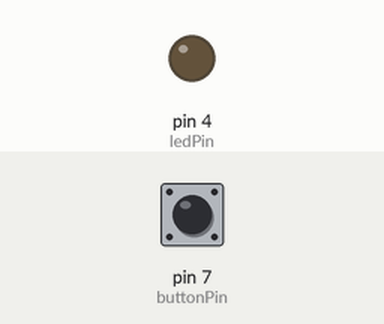
Recording of a sketch running on a simulated Arduino Uno, built with avr-gcc and run on an emulated ATmega328P. Parts: output pins drawn as LEDs (lit = HIGH). Dashed ring = blinking. The test bench sets the inputs (shaded band); at power-on: pin 7 (buttonPin) LOW.

Above: at 3.8 s.
3.9 s: pin 7 (buttonPin) pulled HIGH for 3.2 s
At 4.8 s:
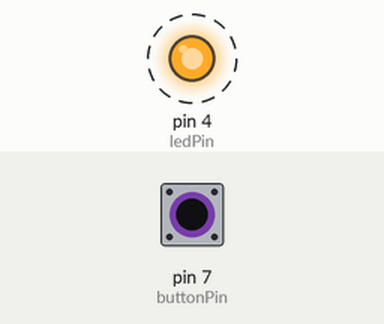
8.6 s: pin 7 (buttonPin) pulled HIGH for 1.3 s
At 10.0 s:
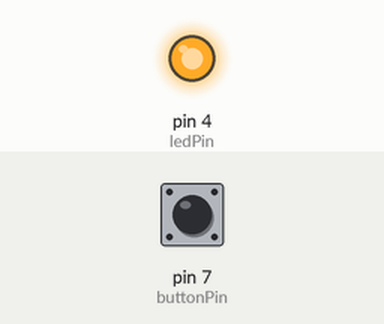
Timing chart, 0 to 11.6 s (numbered marks = the images above; inputs shaded):
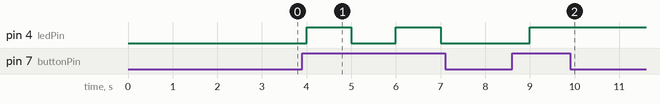

Measured:
- after the input at 3.9 s, pin 4 (ledPin): alternates HIGH for 1.0 s and LOW for 1.0 s, starting after 0.10 s
- after the input at 8.6 s, pin 4 (ledPin): LOW → HIGH after 0.40 s

The sketch:

Class6Assingment2.ino
```cpp
// constants won't change. They're used here to set pin numbers:
const int buttonPin = 7;     // the number of the pushbutton pin
const int ledPin =  4;      // the number of the LED pin

// variables will change:
boolean buttonState = 0;         // variable for reading the pushbutton status

void setup() {
  // initialize the LED pin as an output:
  pinMode(ledPin, OUTPUT);
  // initialize the pushbutton pin as an input:
  pinMode(buttonPin, INPUT);
  Serial.begin(9600);
}

void loop() {
  // read the state of the pushbutton value:

  delay(1000);

  if(digitalRead(buttonPin) == HIGH)
    buttonState = !buttonState;

  // check if the pushbutton is pressed. If it is, the buttonState is HIGH:

  if (buttonState == HIGH) {
    // turn LED on:
    //Serial.println(buttonState);
    digitalWrite(ledPin, HIGH);
  }

  else {
    // turn LED off:
    //Serial.println(buttonState);
    digitalWrite(ledPin, LOW);
  }
}
```
